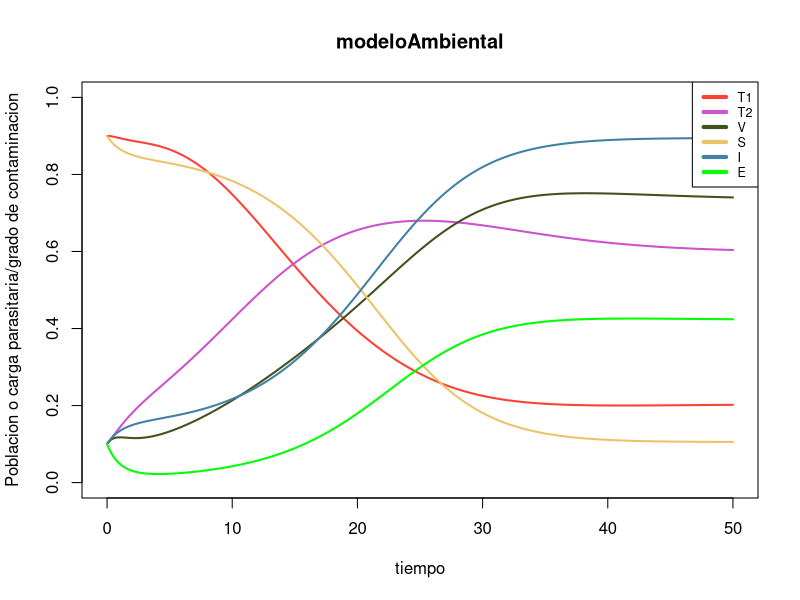
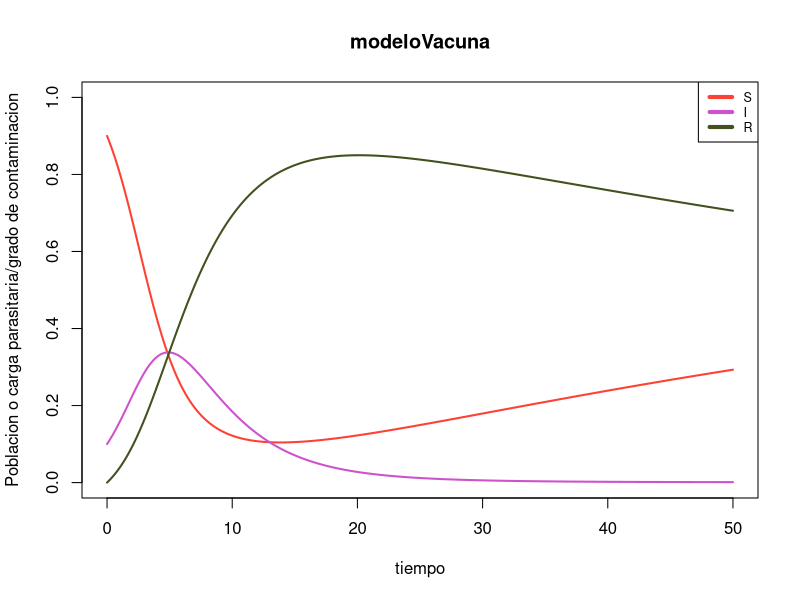
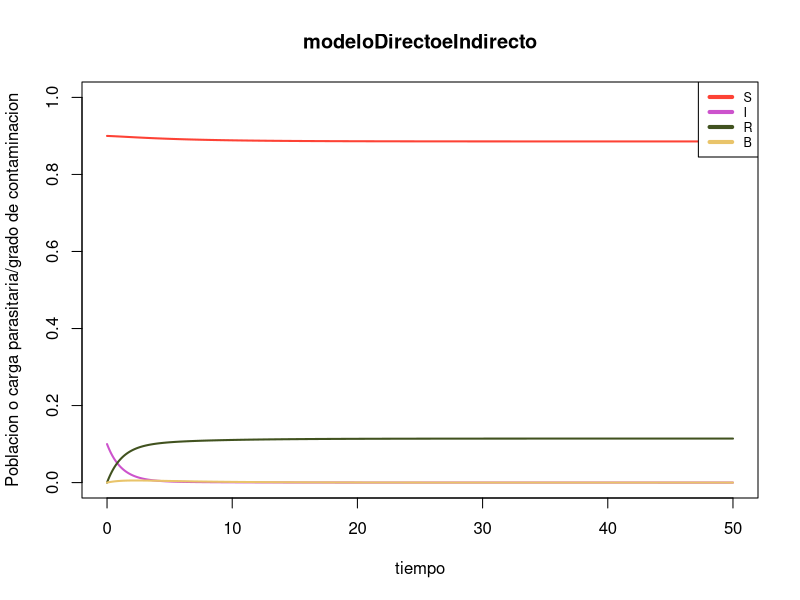

The R source for these figures, in order:
## ---- chunk 1
mlambda <- 0.1
k <- 0.6
m <- 0.05
d <- 0.1
p <- 0.4
c <- 0.9
mu <- 0.03
lambda <- 0.6
gamma <- 0.9


library(deSolve)
modeloAmbiental <- function(t, state, parameters){
  with(as.list(c(state, parameters)), {
  dT1 <- mlambda - k*V*T1 - m*T1
  dT2 <-           k*V*T1 - (m+d)*T2
  dV  <- E + p*T2         - c*V
  dS  <- mu*(S+I) - lambda*E*S - mu*S
  dI  <-           lambda*E*S - mu*I
  dE  <- V*I*(1-E) - gamma*E
    list(c(dT1,dT2,dV,dS,dI,dE))
  })
}
pars <- c(mlambda, k, m, d, p, c, mu, lambda, gamma)
tiempo <- seq(0,50, by = 0.01)

library(colorspace)
condiciones_iniciales <- c(T1=0.9,T2=0.1,V=0.1,S=0.9,I=0.1,E=0.1)
out <- ode(condiciones_iniciales, tiempo, modeloAmbiental, pars)
matplot(out[ , 1], out [ , 2:7], type = "l", xlab = "tiempo", ylab = "Poblacion o carga parasitaria/grado de contaminacion", ylim=c(0,1),
        main = "modeloAmbiental",col = c("#FD4235","#CC53CC","#41521F","#E9C46A","#4281A4","green"), lwd = 2,lty=1)
        legend("topright", c("T1", "T2", "V","S","I","E"), col = c("#FD4235","#CC53CC","#41521F","#E9C46A","#4281A4","green"), lwd = 4,lty=1, cex=0.75)
## ---- chunk 2
mu <- 1/75
p <- 0.3
beta <- 0.86
gamma <- 1/14
r <- 0.2


library(deSolve)
modeloVacuna <- function(t, state, parameters){
  with(as.list(c(state, parameters)), {
  dS <- mu*(S+I+R)*(1-p) - beta*S*I*1/(S+I+R) - mu*S
  dI <-                    beta*S*I*1/(S+I+R) - (gamma+mu+r)*I
  dR <- mu*(S+I+R)*(p)                        + (gamma+r)*I - mu*R
    list(c(dS,dI,dR))
  })
}
pars <- c(mu, p, beta, gamma, r)
tiempo <- seq(0,50, by = 0.01)

library(colorspace)
condiciones_iniciales <- c(S=0.9,I=0.1,R=0)
out <- ode(condiciones_iniciales, tiempo, modeloVacuna, pars)
matplot(out[ , 1], out [ , 2:4], type = "l", xlab = "tiempo", ylab = "Poblacion o carga parasitaria/grado de contaminacion", ylim=c(0,1),
        main = "modeloVacuna",col = c("#FD4235","#CC53CC","#41521F"), lwd = 2,lty=1)
        legend("topright", c("S", "I", "R"), col = c("#FD4235","#CC53CC","#41521F"), lwd = 4,lty=1, cex=0.75)
## ---- chunk 3
beta1 <- 1/75
beta2 <- 0.3
gamma <- 0.86
r <- 1/14
delta <- 0.2


library(deSolve)
modeloDirectoeIndirecto <- function(t, state, parameters){
  with(as.list(c(state, parameters)), {
  dS <- - beta1*S*I - beta2*S*B 
  dI <- + beta1*S*I + beta2*S*B - gamma*I 
  dR <-                           gamma*I 
  dB <- r*I-delta*B
    list(c(dS,dI,dR,dB))
  })
}
pars <- c(beta1, beta2, gamma, r, delta)
tiempo <- seq(0,50, by = 0.01)

library(colorspace)
condiciones_iniciales <- c(S=0.9,I=0.1,R=0,B=0)
out <- ode(condiciones_iniciales, tiempo, modeloDirectoeIndirecto, pars)
matplot(out[ , 1], out [ , 2:5], type = "l", xlab = "tiempo", ylab = "Poblacion o carga parasitaria/grado de contaminacion", ylim=c(0,1),
        main = "modeloDirectoeIndirecto",col = c("#FD4235","#CC53CC","#41521F","#E9C46A"), lwd = 2,lty=1)
        legend("topright", c("S", "I", "R","B"), col = c("#FD4235","#CC53CC","#41521F","#E9C46A"), lwd = 4,lty=1, cex=0.75)
